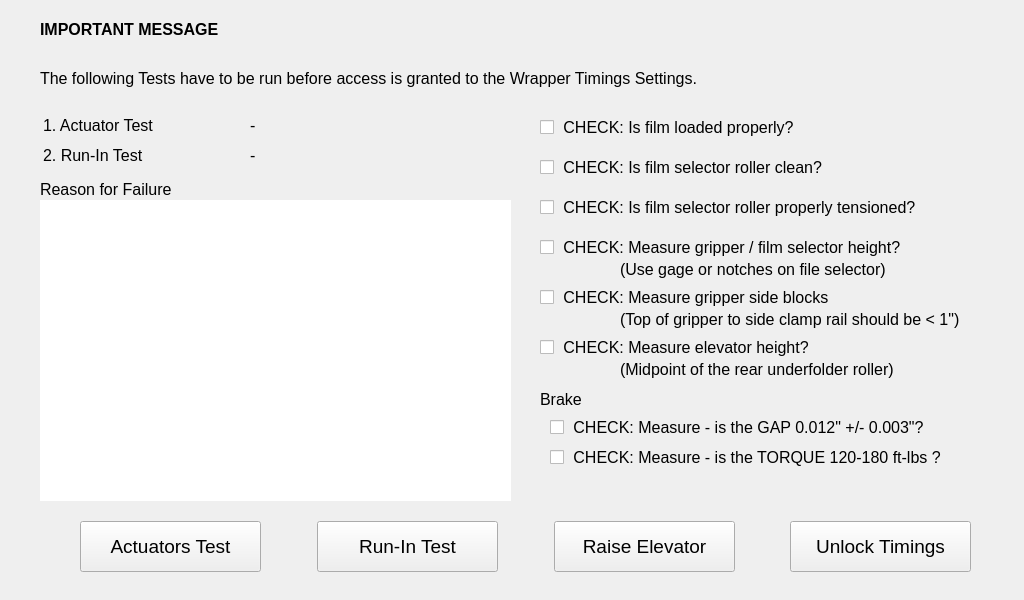
<?xml version="1.0" encoding="UTF-8"?>
<ui version="4.0">
 <class>serviceNewWrapperSetTimings</class>
 <widget class="QWidget" name="serviceNewWrapperSetTimings">
  <property name="geometry">
   <rect>
    <x>0</x>
    <y>0</y>
    <width>1024</width>
    <height>600</height>
   </rect>
  </property>
  <property name="font">
   <font>
    <pointsize>22</pointsize>
   </font>
  </property>
  <property name="windowTitle">
   <string>Form</string>
  </property>
  <widget class="QStackedWidget" name="stkTimings">
   <property name="geometry">
    <rect>
     <x>30</x>
     <y>0</y>
     <width>1024</width>
     <height>601</height>
    </rect>
   </property>
   <property name="currentIndex">
    <number>0</number>
   </property>
   <widget class="QWidget" name="page0">
    <widget class="QWidget" name="layoutWidget">
     <property name="geometry">
      <rect>
       <x>10</x>
       <y>520</y>
       <width>971</width>
       <height>53</height>
      </rect>
     </property>
     <layout class="QHBoxLayout" name="layRunTests">
      <item>
       <spacer name="horizontalSpacer">
        <property name="orientation">
         <enum>Qt::Horizontal</enum>
        </property>
        <property name="sizeHint" stdset="0">
         <size>
          <width>40</width>
          <height>20</height>
         </size>
        </property>
       </spacer>
      </item>
      <item>
       <widget class="QPushButton" name="butActuatorsTest">
        <property name="sizePolicy">
         <sizepolicy hsizetype="Fixed" vsizetype="Fixed">
          <horstretch>0</horstretch>
          <verstretch>0</verstretch>
         </sizepolicy>
        </property>
        <property name="minimumSize">
         <size>
          <width>181</width>
          <height>51</height>
         </size>
        </property>
        <property name="maximumSize">
         <size>
          <width>181</width>
          <height>51</height>
         </size>
        </property>
        <property name="font">
         <font>
          <pointsize>14</pointsize>
         </font>
        </property>
        <property name="text">
         <string>Actuators Test</string>
        </property>
       </widget>
      </item>
      <item>
       <spacer name="horizontalSpacer_3">
        <property name="orientation">
         <enum>Qt::Horizontal</enum>
        </property>
        <property name="sizeType">
         <enum>QSizePolicy::Fixed</enum>
        </property>
        <property name="sizeHint" stdset="0">
         <size>
          <width>50</width>
          <height>20</height>
         </size>
        </property>
       </spacer>
      </item>
      <item>
       <widget class="QPushButton" name="butRunInTest">
        <property name="sizePolicy">
         <sizepolicy hsizetype="Fixed" vsizetype="Fixed">
          <horstretch>0</horstretch>
          <verstretch>0</verstretch>
         </sizepolicy>
        </property>
        <property name="minimumSize">
         <size>
          <width>181</width>
          <height>51</height>
         </size>
        </property>
        <property name="maximumSize">
         <size>
          <width>181</width>
          <height>51</height>
         </size>
        </property>
        <property name="font">
         <font>
          <pointsize>14</pointsize>
         </font>
        </property>
        <property name="text">
         <string>Run-In Test</string>
        </property>
       </widget>
      </item>
      <item>
       <spacer name="horizontalSpacer_5">
        <property name="orientation">
         <enum>Qt::Horizontal</enum>
        </property>
        <property name="sizeType">
         <enum>QSizePolicy::Fixed</enum>
        </property>
        <property name="sizeHint" stdset="0">
         <size>
          <width>50</width>
          <height>20</height>
         </size>
        </property>
       </spacer>
      </item>
      <item>
       <widget class="QPushButton" name="butRunElevatorUp">
        <property name="sizePolicy">
         <sizepolicy hsizetype="Fixed" vsizetype="Fixed">
          <horstretch>0</horstretch>
          <verstretch>0</verstretch>
         </sizepolicy>
        </property>
        <property name="minimumSize">
         <size>
          <width>181</width>
          <height>51</height>
         </size>
        </property>
        <property name="maximumSize">
         <size>
          <width>181</width>
          <height>51</height>
         </size>
        </property>
        <property name="font">
         <font>
          <pointsize>14</pointsize>
         </font>
        </property>
        <property name="text">
         <string>Raise Elevator</string>
        </property>
       </widget>
      </item>
      <item>
       <spacer name="horizontalSpacer_4">
        <property name="orientation">
         <enum>Qt::Horizontal</enum>
        </property>
        <property name="sizeHint" stdset="0">
         <size>
          <width>50</width>
          <height>20</height>
         </size>
        </property>
       </spacer>
      </item>
      <item>
       <widget class="QPushButton" name="butTimingsOverride">
        <property name="sizePolicy">
         <sizepolicy hsizetype="Fixed" vsizetype="Fixed">
          <horstretch>0</horstretch>
          <verstretch>0</verstretch>
         </sizepolicy>
        </property>
        <property name="minimumSize">
         <size>
          <width>181</width>
          <height>51</height>
         </size>
        </property>
        <property name="maximumSize">
         <size>
          <width>181</width>
          <height>51</height>
         </size>
        </property>
        <property name="font">
         <font>
          <pointsize>14</pointsize>
         </font>
        </property>
        <property name="text">
         <string>Unlock Timings</string>
        </property>
       </widget>
      </item>
      <item>
       <spacer name="horizontalSpacer_2">
        <property name="orientation">
         <enum>Qt::Horizontal</enum>
        </property>
        <property name="sizeHint" stdset="0">
         <size>
          <width>40</width>
          <height>20</height>
         </size>
        </property>
       </spacer>
      </item>
     </layout>
    </widget>
    <widget class="QLabel" name="lblNotification">
     <property name="geometry">
      <rect>
       <x>10</x>
       <y>20</y>
       <width>861</width>
       <height>81</height>
      </rect>
     </property>
     <property name="font">
      <font>
       <pointsize>12</pointsize>
       <weight>50</weight>
       <bold>false</bold>
      </font>
     </property>
     <property name="text">
      <string>&lt;html&gt;&lt;head/&gt;&lt;body&gt;&lt;p&gt;&lt;span style=&quot; font-weight:600;&quot;&gt;IMPORTANT MESSAGE&lt;/span&gt;&lt;br/&gt;&lt;/p&gt;&lt;p&gt;The following Tests have to be run before access is granted to the Wrapper Timings Settings. &lt;/p&gt;&lt;/body&gt;&lt;/html&gt;</string>
     </property>
     <property name="alignment">
      <set>Qt::AlignLeading|Qt::AlignLeft|Qt::AlignTop</set>
     </property>
     <property name="wordWrap">
      <bool>true</bool>
     </property>
    </widget>
    <widget class="QLabel" name="lblFailuresTitle">
     <property name="geometry">
      <rect>
       <x>10</x>
       <y>180</y>
       <width>231</width>
       <height>21</height>
      </rect>
     </property>
     <property name="minimumSize">
      <size>
       <width>191</width>
       <height>0</height>
      </size>
     </property>
     <property name="font">
      <font>
       <pointsize>12</pointsize>
       <weight>50</weight>
       <bold>false</bold>
      </font>
     </property>
     <property name="text">
      <string>Reason for Failure</string>
     </property>
     <property name="alignment">
      <set>Qt::AlignLeading|Qt::AlignLeft|Qt::AlignTop</set>
     </property>
     <property name="wordWrap">
      <bool>true</bool>
     </property>
    </widget>
    <widget class="QCheckBox" name="chkFilmLoaded">
     <property name="geometry">
      <rect>
       <x>510</x>
       <y>110</y>
       <width>451</width>
       <height>35</height>
      </rect>
     </property>
     <property name="font">
      <font>
       <pointsize>12</pointsize>
      </font>
     </property>
     <property name="text">
      <string> CHECK: Is film loaded properly?</string>
     </property>
    </widget>
    <widget class="QCheckBox" name="chkFilmSelectorClean">
     <property name="geometry">
      <rect>
       <x>510</x>
       <y>150</y>
       <width>451</width>
       <height>35</height>
      </rect>
     </property>
     <property name="font">
      <font>
       <pointsize>12</pointsize>
      </font>
     </property>
     <property name="text">
      <string> CHECK: Is film selector roller clean?</string>
     </property>
    </widget>
    <widget class="QCheckBox" name="chkFilmRollerTensioned">
     <property name="geometry">
      <rect>
       <x>510</x>
       <y>190</y>
       <width>451</width>
       <height>35</height>
      </rect>
     </property>
     <property name="font">
      <font>
       <pointsize>12</pointsize>
      </font>
     </property>
     <property name="text">
      <string> CHECK: Is film selector roller properly tensioned?</string>
     </property>
    </widget>
    <widget class="QCheckBox" name="chkMeasureGripper">
     <property name="geometry">
      <rect>
       <x>510</x>
       <y>230</y>
       <width>451</width>
       <height>35</height>
      </rect>
     </property>
     <property name="font">
      <font>
       <pointsize>12</pointsize>
      </font>
     </property>
     <property name="text">
      <string> CHECK: Measure gripper / film selector height?</string>
     </property>
    </widget>
    <widget class="QLabel" name="chkMeasureGripperNote">
     <property name="geometry">
      <rect>
       <x>590</x>
       <y>260</y>
       <width>361</width>
       <height>21</height>
      </rect>
     </property>
     <property name="minimumSize">
      <size>
       <width>191</width>
       <height>0</height>
      </size>
     </property>
     <property name="font">
      <font>
       <pointsize>12</pointsize>
       <weight>50</weight>
       <bold>false</bold>
      </font>
     </property>
     <property name="text">
      <string>(Use gage or notches on file selector)</string>
     </property>
     <property name="alignment">
      <set>Qt::AlignLeading|Qt::AlignLeft|Qt::AlignTop</set>
     </property>
     <property name="wordWrap">
      <bool>true</bool>
     </property>
    </widget>
    <widget class="QCheckBox" name="chkMeasureGripperSlideBlocks">
     <property name="geometry">
      <rect>
       <x>510</x>
       <y>280</y>
       <width>451</width>
       <height>35</height>
      </rect>
     </property>
     <property name="font">
      <font>
       <pointsize>12</pointsize>
      </font>
     </property>
     <property name="text">
      <string> CHECK: Measure gripper side blocks</string>
     </property>
    </widget>
    <widget class="QLabel" name="chkMeasureGripperSlideBlocksNote">
     <property name="geometry">
      <rect>
       <x>590</x>
       <y>310</y>
       <width>361</width>
       <height>21</height>
      </rect>
     </property>
     <property name="minimumSize">
      <size>
       <width>191</width>
       <height>0</height>
      </size>
     </property>
     <property name="font">
      <font>
       <pointsize>12</pointsize>
       <weight>50</weight>
       <bold>false</bold>
      </font>
     </property>
     <property name="text">
      <string>(Top of gripper to side clamp rail should be &lt; 1&quot;)</string>
     </property>
     <property name="alignment">
      <set>Qt::AlignLeading|Qt::AlignLeft|Qt::AlignTop</set>
     </property>
     <property name="wordWrap">
      <bool>true</bool>
     </property>
    </widget>
    <widget class="QCheckBox" name="chkElevatorHeight">
     <property name="geometry">
      <rect>
       <x>510</x>
       <y>330</y>
       <width>451</width>
       <height>35</height>
      </rect>
     </property>
     <property name="font">
      <font>
       <pointsize>12</pointsize>
      </font>
     </property>
     <property name="text">
      <string> CHECK: Measure elevator height?</string>
     </property>
    </widget>
    <widget class="QLabel" name="chkElevatorHeightNote">
     <property name="geometry">
      <rect>
       <x>590</x>
       <y>360</y>
       <width>381</width>
       <height>21</height>
      </rect>
     </property>
     <property name="minimumSize">
      <size>
       <width>191</width>
       <height>0</height>
      </size>
     </property>
     <property name="font">
      <font>
       <pointsize>12</pointsize>
       <weight>50</weight>
       <bold>false</bold>
      </font>
     </property>
     <property name="text">
      <string>(Midpoint of the rear underfolder roller)</string>
     </property>
     <property name="alignment">
      <set>Qt::AlignLeading|Qt::AlignLeft|Qt::AlignTop</set>
     </property>
     <property name="wordWrap">
      <bool>true</bool>
     </property>
    </widget>
    <widget class="QLabel" name="lblBrake">
     <property name="geometry">
      <rect>
       <x>510</x>
       <y>390</y>
       <width>231</width>
       <height>21</height>
      </rect>
     </property>
     <property name="minimumSize">
      <size>
       <width>191</width>
       <height>0</height>
      </size>
     </property>
     <property name="font">
      <font>
       <pointsize>12</pointsize>
       <weight>50</weight>
       <bold>false</bold>
      </font>
     </property>
     <property name="text">
      <string>Brake</string>
     </property>
     <property name="alignment">
      <set>Qt::AlignLeading|Qt::AlignLeft|Qt::AlignTop</set>
     </property>
     <property name="wordWrap">
      <bool>true</bool>
     </property>
    </widget>
    <widget class="QCheckBox" name="chkBrakeGap">
     <property name="geometry">
      <rect>
       <x>520</x>
       <y>410</y>
       <width>461</width>
       <height>35</height>
      </rect>
     </property>
     <property name="font">
      <font>
       <pointsize>12</pointsize>
      </font>
     </property>
     <property name="text">
      <string> CHECK: Measure - is the GAP 0.012&quot; +/- 0.003&quot;?</string>
     </property>
    </widget>
    <widget class="QCheckBox" name="chkBrakeTorque">
     <property name="geometry">
      <rect>
       <x>520</x>
       <y>440</y>
       <width>461</width>
       <height>35</height>
      </rect>
     </property>
     <property name="font">
      <font>
       <pointsize>12</pointsize>
      </font>
     </property>
     <property name="text">
      <string> CHECK: Measure - is the TORQUE 120-180 ft-lbs ?</string>
     </property>
    </widget>
    <widget class="QTextEdit" name="lblFailures">
     <property name="geometry">
      <rect>
       <x>10</x>
       <y>200</y>
       <width>471</width>
       <height>301</height>
      </rect>
     </property>
     <property name="font">
      <font>
       <pointsize>12</pointsize>
      </font>
     </property>
     <property name="frameShape">
      <enum>QFrame::NoFrame</enum>
     </property>
     <property name="frameShadow">
      <enum>QFrame::Plain</enum>
     </property>
    </widget>
    <widget class="QLabel" name="lblActuatorTest">
     <property name="geometry">
      <rect>
       <x>13</x>
       <y>110</y>
       <width>191</width>
       <height>31</height>
      </rect>
     </property>
     <property name="minimumSize">
      <size>
       <width>191</width>
       <height>31</height>
      </size>
     </property>
     <property name="maximumSize">
      <size>
       <width>191</width>
       <height>31</height>
      </size>
     </property>
     <property name="font">
      <font>
       <pointsize>12</pointsize>
       <weight>50</weight>
       <bold>false</bold>
      </font>
     </property>
     <property name="text">
      <string>1. Actuator Test</string>
     </property>
     <property name="alignment">
      <set>Qt::AlignLeading|Qt::AlignLeft|Qt::AlignVCenter</set>
     </property>
     <property name="wordWrap">
      <bool>true</bool>
     </property>
    </widget>
    <widget class="QLabel" name="lblActuatorTestResult">
     <property name="geometry">
      <rect>
       <x>220</x>
       <y>110</y>
       <width>191</width>
       <height>31</height>
      </rect>
     </property>
     <property name="minimumSize">
      <size>
       <width>191</width>
       <height>31</height>
      </size>
     </property>
     <property name="maximumSize">
      <size>
       <width>191</width>
       <height>31</height>
      </size>
     </property>
     <property name="font">
      <font>
       <pointsize>12</pointsize>
       <weight>50</weight>
       <bold>false</bold>
      </font>
     </property>
     <property name="text">
      <string>-</string>
     </property>
     <property name="alignment">
      <set>Qt::AlignLeading|Qt::AlignLeft|Qt::AlignVCenter</set>
     </property>
     <property name="wordWrap">
      <bool>true</bool>
     </property>
    </widget>
    <widget class="QLabel" name="lblActuatorTestPassFail">
     <property name="geometry">
      <rect>
       <x>380</x>
       <y>110</y>
       <width>31</width>
       <height>31</height>
      </rect>
     </property>
     <property name="minimumSize">
      <size>
       <width>31</width>
       <height>31</height>
      </size>
     </property>
     <property name="maximumSize">
      <size>
       <width>31</width>
       <height>31</height>
      </size>
     </property>
     <property name="font">
      <font>
       <pointsize>12</pointsize>
       <weight>50</weight>
       <bold>false</bold>
      </font>
     </property>
     <property name="text">
      <string/>
     </property>
     <property name="alignment">
      <set>Qt::AlignLeading|Qt::AlignLeft|Qt::AlignVCenter</set>
     </property>
     <property name="wordWrap">
      <bool>true</bool>
     </property>
    </widget>
    <widget class="QLabel" name="lblRunInTest">
     <property name="geometry">
      <rect>
       <x>13</x>
       <y>140</y>
       <width>191</width>
       <height>31</height>
      </rect>
     </property>
     <property name="minimumSize">
      <size>
       <width>191</width>
       <height>31</height>
      </size>
     </property>
     <property name="maximumSize">
      <size>
       <width>191</width>
       <height>31</height>
      </size>
     </property>
     <property name="font">
      <font>
       <pointsize>12</pointsize>
       <weight>50</weight>
       <bold>false</bold>
      </font>
     </property>
     <property name="text">
      <string>2. Run-In Test</string>
     </property>
     <property name="alignment">
      <set>Qt::AlignLeading|Qt::AlignLeft|Qt::AlignVCenter</set>
     </property>
     <property name="wordWrap">
      <bool>true</bool>
     </property>
    </widget>
    <widget class="QLabel" name="lblRunInTestResult">
     <property name="geometry">
      <rect>
       <x>220</x>
       <y>140</y>
       <width>191</width>
       <height>31</height>
      </rect>
     </property>
     <property name="minimumSize">
      <size>
       <width>191</width>
       <height>31</height>
      </size>
     </property>
     <property name="maximumSize">
      <size>
       <width>191</width>
       <height>31</height>
      </size>
     </property>
     <property name="font">
      <font>
       <pointsize>12</pointsize>
       <weight>50</weight>
       <bold>false</bold>
      </font>
     </property>
     <property name="text">
      <string>-</string>
     </property>
     <property name="alignment">
      <set>Qt::AlignLeading|Qt::AlignLeft|Qt::AlignVCenter</set>
     </property>
     <property name="wordWrap">
      <bool>true</bool>
     </property>
    </widget>
    <widget class="QLabel" name="lblRunInTestPassFail">
     <property name="geometry">
      <rect>
       <x>380</x>
       <y>140</y>
       <width>31</width>
       <height>31</height>
      </rect>
     </property>
     <property name="minimumSize">
      <size>
       <width>31</width>
       <height>31</height>
      </size>
     </property>
     <property name="maximumSize">
      <size>
       <width>31</width>
       <height>31</height>
      </size>
     </property>
     <property name="font">
      <font>
       <pointsize>12</pointsize>
       <weight>50</weight>
       <bold>false</bold>
      </font>
     </property>
     <property name="text">
      <string/>
     </property>
     <property name="alignment">
      <set>Qt::AlignLeading|Qt::AlignLeft|Qt::AlignVCenter</set>
     </property>
     <property name="wordWrap">
      <bool>true</bool>
     </property>
    </widget>
   </widget>
   <widget class="QWidget" name="page1">
    <widget class="QPushButton" name="butEdit">
     <property name="enabled">
      <bool>false</bool>
     </property>
     <property name="geometry">
      <rect>
       <x>740</x>
       <y>160</y>
       <width>221</width>
       <height>51</height>
      </rect>
     </property>
     <property name="sizePolicy">
      <sizepolicy hsizetype="Fixed" vsizetype="Fixed">
       <horstretch>0</horstretch>
       <verstretch>0</verstretch>
      </sizepolicy>
     </property>
     <property name="minimumSize">
      <size>
       <width>221</width>
       <height>51</height>
      </size>
     </property>
     <property name="maximumSize">
      <size>
       <width>221</width>
       <height>51</height>
      </size>
     </property>
     <property name="font">
      <font>
       <pointsize>18</pointsize>
      </font>
     </property>
     <property name="text">
      <string>Edit</string>
     </property>
    </widget>
    <widget class="QPushButton" name="butMoveDown">
     <property name="enabled">
      <bool>false</bool>
     </property>
     <property name="geometry">
      <rect>
       <x>260</x>
       <y>510</y>
       <width>221</width>
       <height>51</height>
      </rect>
     </property>
     <property name="sizePolicy">
      <sizepolicy hsizetype="Fixed" vsizetype="Fixed">
       <horstretch>0</horstretch>
       <verstretch>0</verstretch>
      </sizepolicy>
     </property>
     <property name="minimumSize">
      <size>
       <width>221</width>
       <height>51</height>
      </size>
     </property>
     <property name="maximumSize">
      <size>
       <width>221</width>
       <height>51</height>
      </size>
     </property>
     <property name="font">
      <font>
       <pointsize>18</pointsize>
      </font>
     </property>
     <property name="text">
      <string>Move down</string>
     </property>
    </widget>
    <widget class="QPushButton" name="butAutoConfig">
     <property name="enabled">
      <bool>false</bool>
     </property>
     <property name="geometry">
      <rect>
       <x>740</x>
       <y>300</y>
       <width>221</width>
       <height>51</height>
      </rect>
     </property>
     <property name="sizePolicy">
      <sizepolicy hsizetype="Fixed" vsizetype="Fixed">
       <horstretch>0</horstretch>
       <verstretch>0</verstretch>
      </sizepolicy>
     </property>
     <property name="minimumSize">
      <size>
       <width>221</width>
       <height>51</height>
      </size>
     </property>
     <property name="maximumSize">
      <size>
       <width>221</width>
       <height>51</height>
      </size>
     </property>
     <property name="font">
      <font>
       <pointsize>18</pointsize>
      </font>
     </property>
     <property name="text">
      <string>Auto config</string>
     </property>
    </widget>
    <widget class="QTableWidget" name="tblWrapBoxList">
     <property name="geometry">
      <rect>
       <x>30</x>
       <y>105</y>
       <width>705</width>
       <height>395</height>
      </rect>
     </property>
     <property name="sizePolicy">
      <sizepolicy hsizetype="Ignored" vsizetype="Ignored">
       <horstretch>0</horstretch>
       <verstretch>0</verstretch>
      </sizepolicy>
     </property>
     <property name="font">
      <font>
       <pointsize>16</pointsize>
      </font>
     </property>
     <property name="toolTip">
      <string notr="true"/>
     </property>
     <property name="statusTip">
      <string notr="true"/>
     </property>
     <property name="accessibleName">
      <string notr="true"/>
     </property>
     <property name="horizontalScrollBarPolicy">
      <enum>Qt::ScrollBarAlwaysOff</enum>
     </property>
     <property name="autoScroll">
      <bool>false</bool>
     </property>
     <property name="editTriggers">
      <set>QAbstractItemView::NoEditTriggers</set>
     </property>
     <property name="dragDropOverwriteMode">
      <bool>false</bool>
     </property>
     <property name="alternatingRowColors">
      <bool>false</bool>
     </property>
     <property name="selectionMode">
      <enum>QAbstractItemView::SingleSelection</enum>
     </property>
     <property name="selectionBehavior">
      <enum>QAbstractItemView::SelectRows</enum>
     </property>
     <property name="columnCount">
      <number>2</number>
     </property>
     <attribute name="horizontalHeaderVisible">
      <bool>false</bool>
     </attribute>
     <attribute name="horizontalHeaderDefaultSectionSize">
      <number>62</number>
     </attribute>
     <attribute name="horizontalHeaderStretchLastSection">
      <bool>false</bool>
     </attribute>
     <attribute name="verticalHeaderVisible">
      <bool>false</bool>
     </attribute>
     <attribute name="verticalHeaderCascadingSectionResizes">
      <bool>false</bool>
     </attribute>
     <attribute name="verticalHeaderMinimumSectionSize">
      <number>50</number>
     </attribute>
     <attribute name="verticalHeaderDefaultSectionSize">
      <number>50</number>
     </attribute>
     <attribute name="verticalHeaderHighlightSections">
      <bool>false</bool>
     </attribute>
     <attribute name="verticalHeaderStretchLastSection">
      <bool>false</bool>
     </attribute>
     <column/>
     <column/>
    </widget>
    <widget class="QPushButton" name="butAutoDetect">
     <property name="enabled">
      <bool>false</bool>
     </property>
     <property name="geometry">
      <rect>
       <x>740</x>
       <y>370</y>
       <width>221</width>
       <height>51</height>
      </rect>
     </property>
     <property name="sizePolicy">
      <sizepolicy hsizetype="Fixed" vsizetype="Fixed">
       <horstretch>0</horstretch>
       <verstretch>0</verstretch>
      </sizepolicy>
     </property>
     <property name="minimumSize">
      <size>
       <width>221</width>
       <height>51</height>
      </size>
     </property>
     <property name="maximumSize">
      <size>
       <width>221</width>
       <height>51</height>
      </size>
     </property>
     <property name="font">
      <font>
       <pointsize>18</pointsize>
      </font>
     </property>
     <property name="text">
      <string>Auto detect</string>
     </property>
    </widget>
    <widget class="QLabel" name="lblTitleName">
     <property name="geometry">
      <rect>
       <x>29</x>
       <y>65</y>
       <width>526</width>
       <height>41</height>
      </rect>
     </property>
     <property name="sizePolicy">
      <sizepolicy hsizetype="Fixed" vsizetype="Fixed">
       <horstretch>0</horstretch>
       <verstretch>0</verstretch>
      </sizepolicy>
     </property>
     <property name="font">
      <font>
       <pointsize>16</pointsize>
      </font>
     </property>
     <property name="styleSheet">
      <string notr="true">color: white;
background: black;</string>
     </property>
     <property name="frameShape">
      <enum>QFrame::StyledPanel</enum>
     </property>
     <property name="text">
      <string>Tray type</string>
     </property>
     <property name="alignment">
      <set>Qt::AlignCenter</set>
     </property>
    </widget>
    <widget class="QPushButton" name="butDelete">
     <property name="enabled">
      <bool>false</bool>
     </property>
     <property name="geometry">
      <rect>
       <x>740</x>
       <y>230</y>
       <width>221</width>
       <height>51</height>
      </rect>
     </property>
     <property name="sizePolicy">
      <sizepolicy hsizetype="Fixed" vsizetype="Fixed">
       <horstretch>0</horstretch>
       <verstretch>0</verstretch>
      </sizepolicy>
     </property>
     <property name="minimumSize">
      <size>
       <width>221</width>
       <height>51</height>
      </size>
     </property>
     <property name="maximumSize">
      <size>
       <width>221</width>
       <height>51</height>
      </size>
     </property>
     <property name="font">
      <font>
       <pointsize>18</pointsize>
      </font>
     </property>
     <property name="text">
      <string>Delete</string>
     </property>
    </widget>
    <widget class="QPushButton" name="butOneParameter">
     <property name="enabled">
      <bool>false</bool>
     </property>
     <property name="geometry">
      <rect>
       <x>740</x>
       <y>440</y>
       <width>221</width>
       <height>51</height>
      </rect>
     </property>
     <property name="sizePolicy">
      <sizepolicy hsizetype="Fixed" vsizetype="Fixed">
       <horstretch>0</horstretch>
       <verstretch>0</verstretch>
      </sizepolicy>
     </property>
     <property name="minimumSize">
      <size>
       <width>221</width>
       <height>51</height>
      </size>
     </property>
     <property name="maximumSize">
      <size>
       <width>221</width>
       <height>51</height>
      </size>
     </property>
     <property name="font">
      <font>
       <pointsize>18</pointsize>
      </font>
     </property>
     <property name="text">
      <string>One parameter</string>
     </property>
    </widget>
    <widget class="QLabel" name="lblTitleName_2">
     <property name="geometry">
      <rect>
       <x>29</x>
       <y>25</y>
       <width>707</width>
       <height>41</height>
      </rect>
     </property>
     <property name="sizePolicy">
      <sizepolicy hsizetype="Fixed" vsizetype="Fixed">
       <horstretch>0</horstretch>
       <verstretch>0</verstretch>
      </sizepolicy>
     </property>
     <property name="minimumSize">
      <size>
       <width>680</width>
       <height>41</height>
      </size>
     </property>
     <property name="maximumSize">
      <size>
       <width>99999</width>
       <height>41</height>
      </size>
     </property>
     <property name="font">
      <font>
       <pointsize>16</pointsize>
      </font>
     </property>
     <property name="styleSheet">
      <string notr="true">color: white;
background: black;</string>
     </property>
     <property name="frameShape">
      <enum>QFrame::StyledPanel</enum>
     </property>
     <property name="text">
      <string>Current wrapper timings</string>
     </property>
     <property name="alignment">
      <set>Qt::AlignCenter</set>
     </property>
    </widget>
    <widget class="QLabel" name="lblTitleNumber">
     <property name="geometry">
      <rect>
       <x>554</x>
       <y>65</y>
       <width>182</width>
       <height>41</height>
      </rect>
     </property>
     <property name="sizePolicy">
      <sizepolicy hsizetype="Expanding" vsizetype="Expanding">
       <horstretch>0</horstretch>
       <verstretch>0</verstretch>
      </sizepolicy>
     </property>
     <property name="font">
      <font>
       <pointsize>16</pointsize>
      </font>
     </property>
     <property name="styleSheet">
      <string notr="true">color: white;
background: black;</string>
     </property>
     <property name="frameShape">
      <enum>QFrame::StyledPanel</enum>
     </property>
     <property name="text">
      <string>PLU number</string>
     </property>
     <property name="alignment">
      <set>Qt::AlignCenter</set>
     </property>
    </widget>
    <widget class="QPushButton" name="butViewDefaults">
     <property name="enabled">
      <bool>false</bool>
     </property>
     <property name="geometry">
      <rect>
       <x>490</x>
       <y>510</y>
       <width>221</width>
       <height>51</height>
      </rect>
     </property>
     <property name="sizePolicy">
      <sizepolicy hsizetype="Fixed" vsizetype="Fixed">
       <horstretch>0</horstretch>
       <verstretch>0</verstretch>
      </sizepolicy>
     </property>
     <property name="minimumSize">
      <size>
       <width>221</width>
       <height>51</height>
      </size>
     </property>
     <property name="maximumSize">
      <size>
       <width>221</width>
       <height>51</height>
      </size>
     </property>
     <property name="font">
      <font>
       <pointsize>18</pointsize>
      </font>
     </property>
     <property name="text">
      <string>View default</string>
     </property>
    </widget>
    <widget class="QPushButton" name="butMoveUp">
     <property name="enabled">
      <bool>false</bool>
     </property>
     <property name="geometry">
      <rect>
       <x>30</x>
       <y>510</y>
       <width>221</width>
       <height>51</height>
      </rect>
     </property>
     <property name="sizePolicy">
      <sizepolicy hsizetype="Fixed" vsizetype="Fixed">
       <horstretch>0</horstretch>
       <verstretch>0</verstretch>
      </sizepolicy>
     </property>
     <property name="minimumSize">
      <size>
       <width>221</width>
       <height>51</height>
      </size>
     </property>
     <property name="maximumSize">
      <size>
       <width>221</width>
       <height>51</height>
      </size>
     </property>
     <property name="font">
      <font>
       <pointsize>18</pointsize>
      </font>
     </property>
     <property name="text">
      <string>Move up</string>
     </property>
    </widget>
    <widget class="QPushButton" name="butResetToDefault">
     <property name="enabled">
      <bool>false</bool>
     </property>
     <property name="geometry">
      <rect>
       <x>720</x>
       <y>510</y>
       <width>241</width>
       <height>51</height>
      </rect>
     </property>
     <property name="sizePolicy">
      <sizepolicy hsizetype="Fixed" vsizetype="Fixed">
       <horstretch>0</horstretch>
       <verstretch>0</verstretch>
      </sizepolicy>
     </property>
     <property name="minimumSize">
      <size>
       <width>241</width>
       <height>51</height>
      </size>
     </property>
     <property name="maximumSize">
      <size>
       <width>241</width>
       <height>51</height>
      </size>
     </property>
     <property name="font">
      <font>
       <pointsize>18</pointsize>
      </font>
     </property>
     <property name="text">
      <string>Reset to defaults</string>
     </property>
    </widget>
    <widget class="QPushButton" name="butReturnToTests">
     <property name="enabled">
      <bool>true</bool>
     </property>
     <property name="geometry">
      <rect>
       <x>750</x>
       <y>30</y>
       <width>221</width>
       <height>51</height>
      </rect>
     </property>
     <property name="sizePolicy">
      <sizepolicy hsizetype="Fixed" vsizetype="Fixed">
       <horstretch>0</horstretch>
       <verstretch>0</verstretch>
      </sizepolicy>
     </property>
     <property name="minimumSize">
      <size>
       <width>221</width>
       <height>51</height>
      </size>
     </property>
     <property name="maximumSize">
      <size>
       <width>221</width>
       <height>51</height>
      </size>
     </property>
     <property name="font">
      <font>
       <pointsize>18</pointsize>
      </font>
     </property>
     <property name="text">
      <string>Return to Tests</string>
     </property>
    </widget>
   </widget>
  </widget>
 </widget>
 <resources/>
 <connections/>
</ui>
